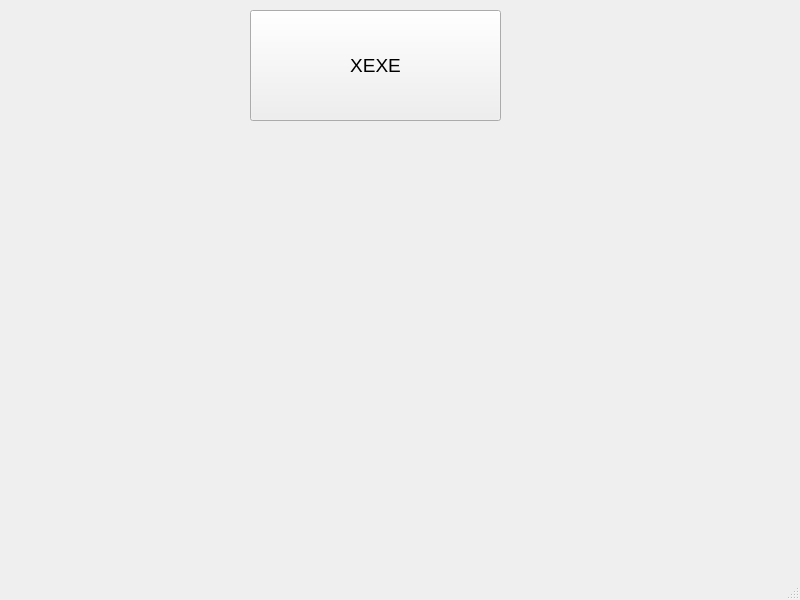
<?xml version="1.0" encoding="UTF-8"?>
<ui version="4.0">
 <class>MainWindow</class>
 <widget class="QMainWindow" name="MainWindow">
  <property name="geometry">
   <rect>
    <x>0</x>
    <y>0</y>
    <width>800</width>
    <height>600</height>
   </rect>
  </property>
  <property name="windowTitle">
   <string>MainWindow</string>
  </property>
  <widget class="QWidget" name="centralwidget">
   <widget class="QPushButton" name="pushButton">
    <property name="geometry">
     <rect>
      <x>250</x>
      <y>10</y>
      <width>251</width>
      <height>111</height>
     </rect>
    </property>
    <property name="font">
     <font>
      <pointsize>14</pointsize>
     </font>
    </property>
    <property name="text">
     <string>ХЕХЕ</string>
    </property>
   </widget>
  </widget>
  <widget class="QMenuBar" name="menubar">
   <property name="geometry">
    <rect>
     <x>0</x>
     <y>0</y>
     <width>800</width>
     <height>18</height>
    </rect>
   </property>
  </widget>
  <widget class="QStatusBar" name="statusbar"/>
 </widget>
 <resources/>
 <connections/>
</ui>
